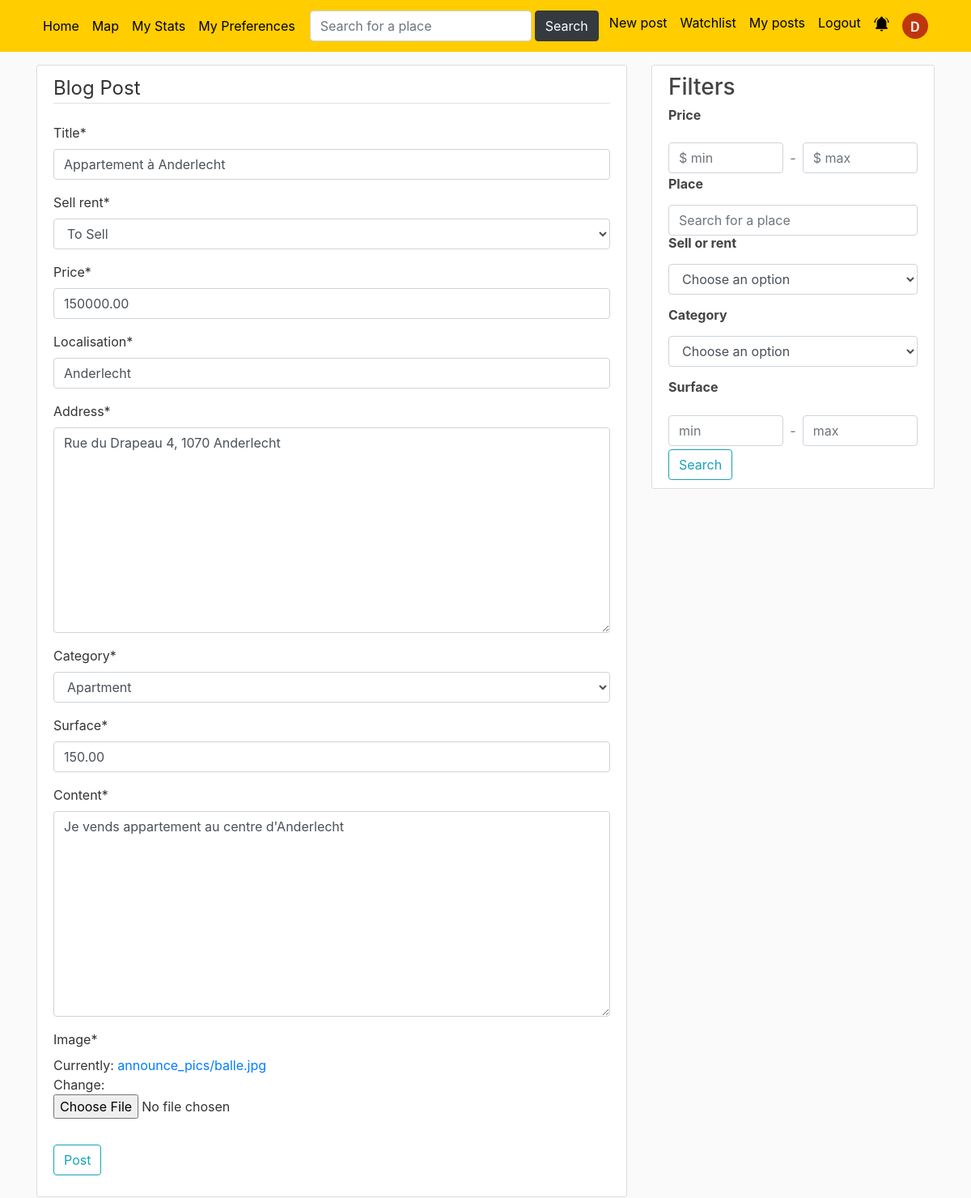
/post/46/update/ (signed in), run on an earlier commit of the app's database.
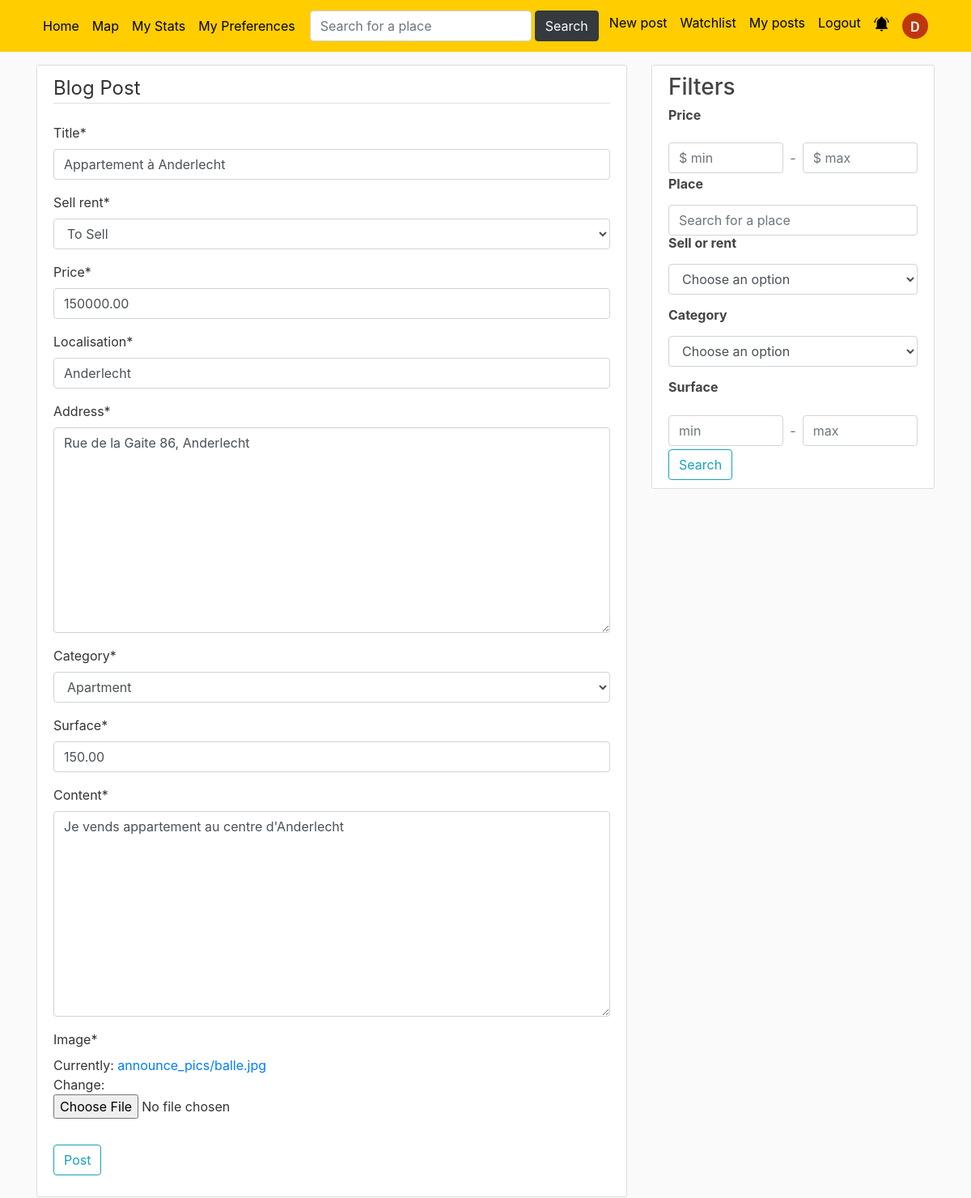
And on a later commit of the database.
### blog/models.py (models this page shows, shortened)
class Post(models.Model): #creation d'un Post
    title = models.CharField(max_length=100)
    price = models.DecimalField(default=0, max_digits= 15, decimal_places=2)
    sell_rent = models.CharField(default= 'S', max_length=10, choices=SELLORRENT_CHOICES)
    localisation = models.CharField(default='Bruxelles',max_length=100)
    address = models.TextField(default='Boulevard du Triomphe 1 , 1050 Bruxelles')
    lat = models.FloatField(blank=True, null=True)  # blank pour autoriser des valeurs vides
    long = models.FloatField(blank=True, null=True)
    category = models.CharField(default= 'H', max_length=10, choices=CATEGORIES)
    surface = models.DecimalField(default=0, max_digits= 8, decimal_places=2)
    content = models.TextField()
    image = models.ImageField(default='defaultAnnounce.jpg', upload_to='announce_pics')
    date_posted = models.DateTimeField(default=timezone.now)
    author = models.ForeignKey(User, on_delete=models.CASCADE) #reférence à une autre classe (clé étrangère)

### blog/views.py (the view, shortened to what this page needs)
# urls.py: path('post/<int:pk>/update/', PostUpdateView.as_view(), name='post-update'), #modifier un post
class PostUpdateView(LoginRequiredMixin, UserPassesTestMixin, UpdateView):  # création d'un post
    model = Post
    fields = ['title', 'sell_rent', 'price', 'localisation','address', 'category', 'surface', 'content', 'image']
    def test_func(self):
        post = self.get_object() #enregistre le post que l'on veut actuellement modifier
        if self.request.user == post.author: #si l'utilsateur connecté correspond à l'auteur du post alors il peut modifier le post (return True)
            return True
        return False

### blog/templates/blog/post_form.html (shortened to what this page needs)
{% extends "blog/base.html" %}
{% load crispy_forms_tags %}
{% block content %}
<div class="content-section">
    <form method="POST" enctype="multipart/form-data">
        <fieldset class="form-group">
            <legend class="border-bottom mb-4"> Blog Post </legend>
            {{ form|crispy }}
        </fieldset>
        <div class="form-group">
            <button class="btn btn-outline-info" type="submit">Post</button>
        </div>
    </form>
</div>
{% endblock content %}

What changed in the data, as far as the page shows it:
changed Post "Appartement à Anderlecht": address "Rue du Drapeau 4, 1070 Anderlecht" → "Rue de la Gaite 86, Anderlecht"
